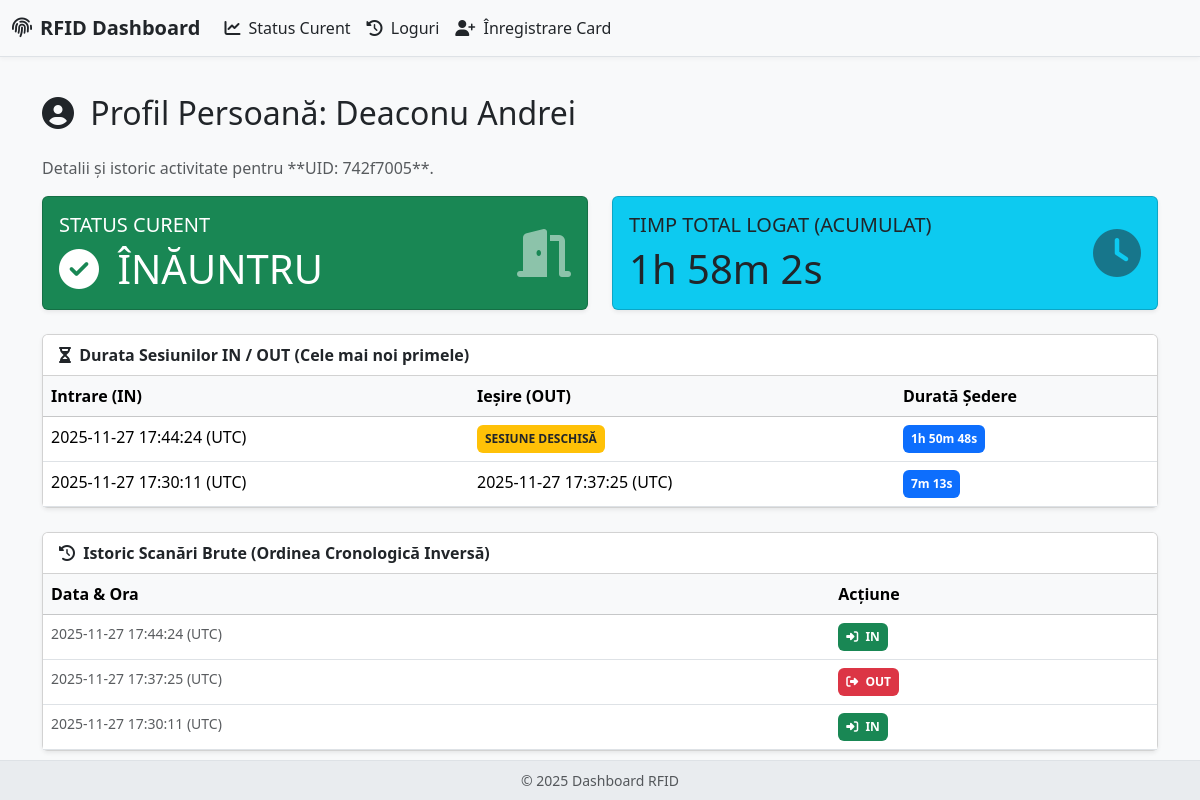
Before: /profile/1 with the older database file.
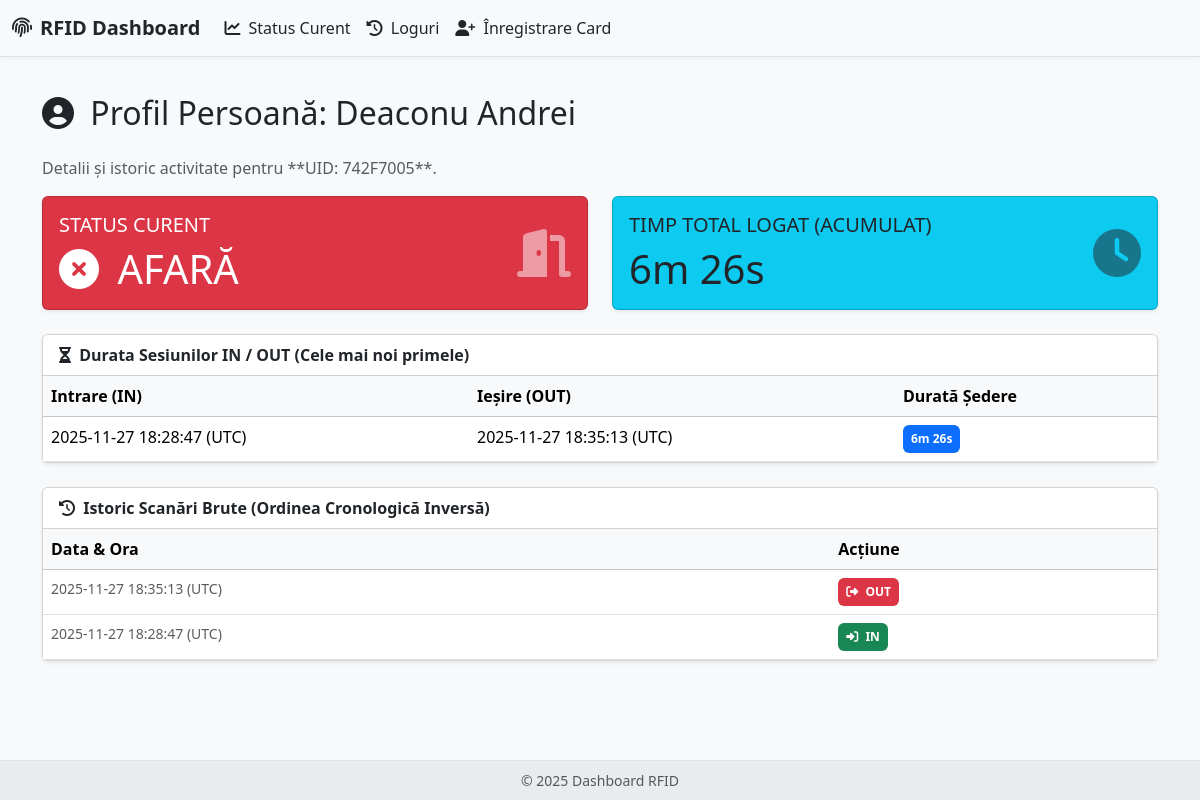
After: the same page with the newer database file.
### app.py (models this page shows, shortened)
class Person(db.Model):
    __tablename__ = 'person'
    id = db.Column(db.Integer, primary_key=True)
    uid_card = db.Column(db.String(50), unique=True, nullable=False)
    first_name = db.Column(db.String(100), nullable=False)
    last_name = db.Column(db.String(100), nullable=False)
    is_inside = db.Column(db.Boolean, default=False)
    last_action_time = db.Column(db.DateTime, default=lambda: datetime(1970, 1, 1, tzinfo=timezone.utc))
    logs = db.relationship('Log', backref='person', lazy=True)

class Log(db.Model):
    __tablename__ = 'log'
    id = db.Column(db.Integer, primary_key=True)
    person_id = db.Column(db.Integer, db.ForeignKey('person.id'), nullable=False)
    timestamp = db.Column(db.DateTime, default=lambda: datetime.now(timezone.utc))
    action = db.Column(db.String(3), nullable=False)

### app.py (the view)
@app.route('/profile/<int:person_id>')
def view_person_profile(person_id):
    person = Person.query.get_or_404(person_id)
    logs_for_calculation = Log.query.filter_by(person_id=person_id).order_by(Log.timestamp.asc()).all()
    display_logs = Log.query.filter_by(person_id=person_id).order_by(Log.timestamp.desc()).all()
    app.jinja_env.globals.update(format_timedelta=format_timedelta)
    sessions = calculate_session_durations(logs_for_calculation)
    total_duration = sum((s['duration'] for s in sessions if s.get('is_current') is not True), timedelta())
    current_session_duration = next((s['duration'] for s in sessions if s.get('is_current')), timedelta())
    total_duration += current_session_duration
    return render_template('profile.html',
                           person=person,
                           sessions=sessions,
                           total_duration=format_timedelta(total_duration),
                           logs=display_logs)

### app.py (called while the page is built)
def format_timedelta(td):
    if td is None:
        return "N/A"
    total_seconds = int(td.total_seconds())
    if total_seconds < 0:
        total_seconds = 0
    hours, remainder = divmod(total_seconds, 3600)
    minutes, seconds = divmod(remainder, 60)
    parts = []
    if hours > 0:
        parts.append(f"{hours}h")
    if minutes > 0 or (hours > 0 and seconds >= 0):
        parts.append(f"{minutes}m")
    if seconds > 0 or total_seconds == 0:
        parts.append(f"{seconds}s")
    if not parts:
        return "0s"
    return " ".join(parts)

### templates/profile.html (shortened to what the changed rows need)
{% extends "base.html" %}
{% block content %}
    <h2 class="mb-4"><i class="fas fa-user-circle me-2"></i> Profil Persoană: {{ person.last_name }} {{ person.first_name }}</h2>
    <p class="text-muted">Detalii și istoric activitate pentru **UID: {{ person.uid_card }}**.</p>
    <div class="row mb-4">
        <div class="col-md-6">
            <div class="card text-white {% if person.is_inside %}bg-success{% else %}bg-danger{% endif %} shadow-sm h-100">
                <div class="card-body">
                    <div class="d-flex justify-content-between align-items-center">
                        <div>
                            <h5 class="card-title text-uppercase fw-light">Status Curent</h5>
                            <p class="h1 mb-0">
                                {% if person.is_inside %}
                                    <i class="fas fa-check-circle me-2"></i> ÎNĂUNTRU
                                {% else %}
                                    <i class="fas fa-times-circle me-2"></i> AFARĂ
                                {% endif %}
                            </p>
                        </div>
                    </div>
                </div>
            </div>
        </div>
        <div class="col-md-6">
            <div class="card text-dark bg-info shadow-sm h-100">
                <div class="card-body">
                    <div class="d-flex justify-content-between align-items-center">
                        <div>
                            <h5 class="card-title text-uppercase fw-light">Timp Total Logat (Acumulat)</h5>
                            <p class="h1 mb-0">{{ total_duration }}</p>
                        </div>
                    </div>
                </div>
            </div>
        </div>
    </div>
    <div class="card shadow-sm mb-4">
        <div class="card-header bg-white fw-bold">
        </div>
        <div class="card-body p-0">
            <div class="table-responsive">
                <table class="table table-hover mb-0">
                    <thead class="table-light">
                        <tr>
                            <th>Intrare (IN)</th>
                            <th>Ieșire (OUT)</th>
                            <th>Durată Ședere</th>
                        </tr>
                    </thead>
                    <tbody>
                        {% for session in sessions %}
                        <tr>
                            <td>{{ session.start.strftime('%Y-%m-%d %H:%M:%S') }} (UTC)</td>
                            <td>
                                {% if session.end is none %}
                                    <span class="badge bg-warning p-2 text-dark">SESIUNE DESCHISĂ</span>
                                {% else %}
                                    {{ session.end.strftime('%Y-%m-%d %H:%M:%S') }} (UTC)
                                {% endif %}
                            </td>
                            <td>
                                <span class="badge bg-primary p-2">
                                    {{ format_timedelta(session.duration) }}
                                </span>
                            </td>
                        </tr>
                        {% endfor %}
                    </tbody>
                </table>
            </div>
        </div>
    </div>
    <div class="card shadow-sm">
        <div class="card-header bg-white fw-bold">
        </div>
        <div class="card-body p-0">
            <div class="table-responsive">
                <table class="table table-hover mb-0">
                    <thead class="table-light">
                        <tr>
                            <th>Data & Ora</th>
                            <th>Acțiune</th>
                        </tr>
                    </thead>
                    <tbody>
                        {% for log in logs %}
                        <tr>
                            <td class="text-muted small">{{ log.timestamp.strftime('%Y-%m-%d %H:%M:%S') }} (UTC)</td>
                            <td>
                                {% if log.action == 'IN' %}
                                    <span class="badge bg-success p-2"><i class="fas fa-sign-in-alt me-1"></i> {{ log.action }}</span>
                                {% else %}
                                    <span class="badge bg-danger p-2"><i class="fas fa-sign-out-alt me-1"></i> {{ log.action }}</span>
                                {% endif %}
                            </td>
                        </tr>
                        {% endfor %}
                    </tbody>
                </table>
            </div>
        </div>
    </div>
{% endblock %}

Changed rows visible on the page:
removed Log: timestamp "2025-11-27 17:44:24", action "IN"
removed Log: timestamp "2025-11-27 17:37:25", action "OUT"
changed Person "Deaconu": uid_card "742f7005" → "742F7005"; is_inside True → False (drawn)
now on this page (row edited): Log: timestamp "2025-11-27 18:35:13", action "OUT"
changed Log "IN": timestamp "2025-11-27 17:30:11" → "2025-11-27 18:28:47"
Other visible differences:
{{ total_duration }}: "1h 58m 2s" → "6m 26s"
text no longer shown: "ÎNĂUNTRU"
text now shown: "AFARĂ"
new list line: "2025-11-27 18:28:47 (UTC) 2025-11-27 18:35:13 (UTC) 6m 26s"
list line gone: "2025-11-27 17:44:24 (UTC) SESIUNE DESCHISĂ 1h 50m 48s"
list line gone: "2025-11-27 17:30:11 (UTC) 2025-11-27 17:37:25 (UTC) 7m 13s"
